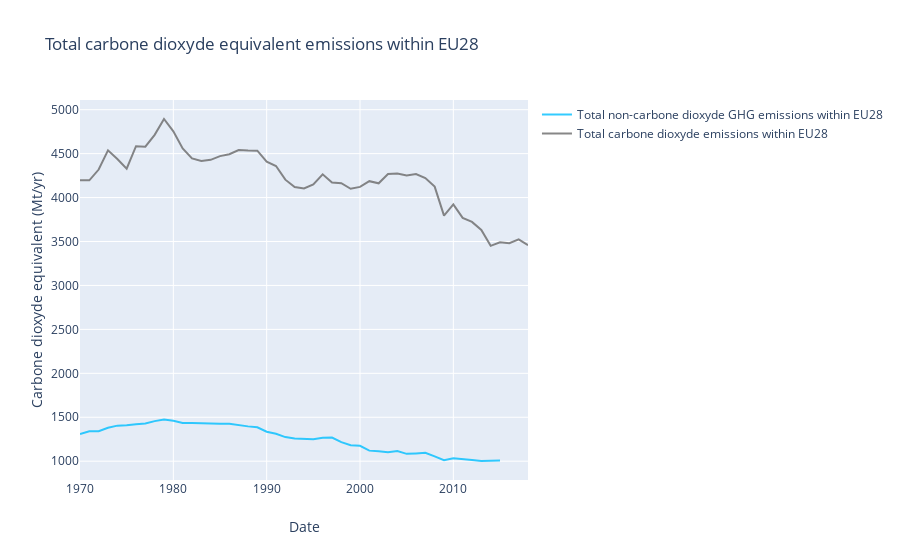

Notebook code for this chart:
### Code cell
# Using graph_objects
import plotly.graph_objects as go
date_co2 = pd.Series(data_co2_country.columns[1:data_co2_country.shape[0]], name='Date')
date_ghg = pd.Series(data_ghg_country.columns[1:data_ghg_country.shape[0]], name='Date')

co2_eu_country = data_co2_country.iloc[211].drop(['country_name'])
ghg_eu_country = data_ghg_country.iloc[211].drop(['country_name'])

fig = go.Figure()
fig.add_trace(go.Scatter(
                x=date_co2,
                y=ghg_eu_country-co2_eu_country,
                name="Total non-carbone dioxyde GHG emissions within EU28",
                line_color='deepskyblue',
                opacity=0.8))

fig.add_trace(go.Scatter(
                x=date_co2,
                y=co2_eu_country,
                name="Total carbone dioxyde emissions within EU28",
                line_color='dimgray',
                opacity=0.8))

fig.update_layout(title_text="Total carbone dioxyde equivalent emissions within EU28",
                  xaxis={"title":"Date"}, yaxis={"title":"Carbone dioxyde equivalent (Mt/yr)"})
fig.show()
print('You can clearly see that the emissions of CO2 is the major actor in greenhouse effect.')

### Figure 1 — Plotly figure (JSON) as saved in the notebook; plotly's stock layout.template omitted (floating-point values rounded to 4 significant figures)
{"data": [{"line": {"color": "deepskyblue"}, "name": "Total non-carbone dioxyde GHG emissions within EU28", "opacity": 0.8, "type": "scatter", "x": [1970, 1971, 1972, 1973, 1974, 1975, 1976, 1977, 1978, 1979, 1980, 1981, 1982, 1983, 1984, 1985, 1986, 1987, 1988, 1989, 1990, 1991, 1992, 1993, 1994, 1995, 1996, 1997, 1998, 1999, 2000, 2001, 2002, 2003, 2004, 2005, 2006, 2007, 2008, 2009, 2010, 2011, 2012, 2013, 2014, 2015, 2016, 2017, 2018], "y": [1309.0, 1341.0, 1342.0, 1380.0, 1405.0, 1408.0, 1421.0, 1428.0, 1456.0, 1474.0, 1460.0, 1434.0, 1434.0, 1431.0, 1421.0, 1427.0, 1426.0, 1408.0, 1396.0, 1386.0, 1335.0, 1312.0, 1275.0, 1259.0, 1259.0, 1250.0, 1268.0, 1269.0, 1217.0, 1181.0, 1176.0, 1120.0, 1113.0, 1102.0, 1115.0, 1084.0, 1089.0, 1096.0, 1054.0, 1013.0, 1034.0, 1028.0, 1015.0, 1003.0, 1002.0, 1008.0, null, null, null]}, {"line": {"color": "dimgray"}, "name": "Total carbone dioxyde emissions within EU28", "opacity": 0.8, "type": "scatter", "x": [1970, 1971, 1972, 1973, 1974, 1975, 1976, 1977, 1978, 1979, 1980, 1981, 1982, 1983, 1984, 1985, 1986, 1987, 1988, 1989, 1990, 1991, 1992, 1993, 1994, 1995, 1996, 1997, 1998, 1999, 2000, 2001, 2002, 2003, 2004, 2005, 2006, 2007, 2008, 2009, 2010, 2011, 2012, 2013, 2014, 2015, 2016, 2017, 2018], "y": [4198.0, 4196.0, 4319.0, 4538.0, 4438.0, 4328.0, 4585.0, 4579.0, 4714.0, 4894.0, 4754.0, 4559.0, 4446.0, 4415.0, 4429.0, 4472.0, 4493.0, 4541.0, 4535.0, 4534.0, 4409.0, 4359.0, 4204.0, 4120.0, 4104.0, 4151.0, 4264.0, 4171.0, 4164.0, 4100.0, 4122.0, 4187.0, 4162.0, 4269.0, 4275.0, 4251.0, 4267.0, 4221.0, 4125.0, 3795.0, 3922.0, 3768.0, 3723.0, 3632.0, 3451.0, 3492.0, 3480.0, 3525.0, 3457.0]}], "layout": {"title": {"text": "Total carbone dioxyde equivalent emissions within EU28"}, "xaxis": {"title": {"text": "Date"}}, "yaxis": {"title": {"text": "Carbone dioxyde equivalent (Mt/yr)"}}}}
